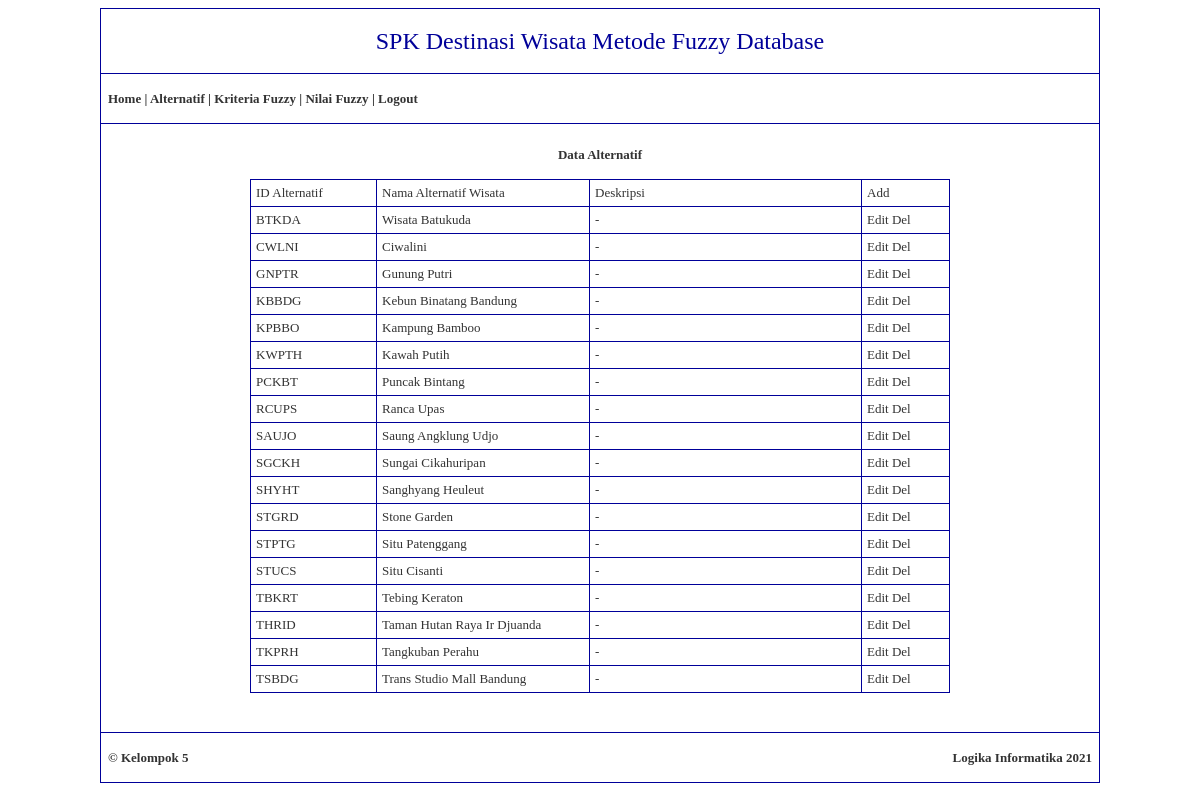
The page /alternatif.php (signed in) on the database its author committed.
### tables this page shows
CREATE TABLE IF NOT EXISTS `alternatif` (
  `id_alternatif` varchar(50) NOT NULL,
  `nama_alternatif` varchar(200) DEFAULT NULL,
  `deskripsi` text
);

### alternatif.php (the view, shortened to what this page needs)
<?php
	include("koneksi.php");
?>
<!DOCTYPE html PUBLIC "-//W3C//DTD XHTML 1.0 Transitional//EN" "http://www.w3.org/TR/xhtml1/DTD/xhtml1-transitional.dtd">
<html xmlns="http://www.w3.org/1999/xhtml">
<head>
</head>
<body>
<table width="1000" border="0" align="center" cellpadding="7" cellspacing="1" bgcolor="#000099">
  <tr>
    <td height="50" bgcolor="#FFFFFF" align="center"><span class="style1">SPK Destinasi Wisata Metode Fuzzy Database</span></td>
  </tr>
  <tr>
    <td height="35" bgcolor="#FFFFFF"><span class="style2"><a href="admin.php">Home</a> | <a href="alternatif.php">Alternatif</a> | <a href="kriteria-fuzzy.php">Kriteria Fuzzy</a> | <a href="nilai-fuzzy.php">Nilai Fuzzy</a> | <a href="logout.php">Logout</a></span></td>
  </tr>
  <tr>
    <td align="center" valign="top" bgcolor="#FFFFFF"><br />
      <strong>Data Alternatif</strong><br />
      <br />
      <table width="700" border="0" cellpadding="5" cellspacing="1" bgcolor="#000099">
        <tr>
          <td width="115" bgcolor="#FFFFFF">ID Alternatif</td>
          <td width="202" bgcolor="#FFFFFF">Nama Alternatif Wisata</td>
          <td width="261" bgcolor="#FFFFFF">Deskripsi</td>
          <td width="77" bgcolor="#FFFFFF"><a href="add-alternatif.php">Add</a></td>
        </tr>
        <?php
			$queryalternatif = mysqli_query($db, "SELECT * FROM alternatif ORDER BY id_alternatif");
			while ($dataalternatif = mysqli_fetch_array($queryalternatif))
			{
		?>
        <tr>
          <td bgcolor="#FFFFFF"><?php echo $dataalternatif['id_alternatif']; ?></td>
          <td bgcolor="#FFFFFF"><?php echo $dataalternatif['nama_alternatif']; ?></td>
          <td bgcolor="#FFFFFF"><?php echo $dataalternatif['deskripsi']; ?></td>
          <td bgcolor="#FFFFFF"><a href="edit-alternatif.php?id_alternatif=<?php echo $dataalternatif['id_alternatif']; ?>">Edit</a> <a href="del-alternatif.php?id_alternatif=<?php echo $dataalternatif['id_alternatif']; ?>">Del</a></td>
        </tr>
        <?php
			}
		?>
      </table>
      <br />
    <br /></td>
  </tr>
  <tr>
    <td bgcolor="#FFFFFF"><table width="100%" border="0" cellspacing="0" cellpadding="0">
      <tr>
      <td width="47%" height="35" align="left"><strong>&copy; Kelompok 5</strong></td>
        <td width="53%" height="35" align="right"><strong> Logika Informatika 2021</td>
      </tr>
    </table></td>
  </tr>
</table>
</body>
</html>

### alternatif.php (style rules this page uses)
.style1 { color: #000099; font-size: 24px; }
a:link { text-decoration: none; color: #333333; }
.style2 { font-weight: bold }

### rows shown on the page
alternatif: id_alternatif "BTKDA", nama_alternatif "Wisata Batukuda", deskripsi "-"
alternatif: id_alternatif "CWLNI", nama_alternatif "Ciwalini", deskripsi "-"
alternatif: id_alternatif "GNPTR", nama_alternatif "Gunung Putri", deskripsi "-"
alternatif: id_alternatif "KBBDG", nama_alternatif "Kebun Binatang Bandung", deskripsi "-"
alternatif: id_alternatif "KPBBO", nama_alternatif "Kampung Bamboo", deskripsi "-"
alternatif: id_alternatif "KWPTH", nama_alternatif "Kawah Putih", deskripsi "-"
alternatif: id_alternatif "PCKBT", nama_alternatif "Puncak Bintang", deskripsi "-"
alternatif: id_alternatif "RCUPS", nama_alternatif "Ranca Upas", deskripsi "-"
alternatif: id_alternatif "SAUJO", nama_alternatif "Saung Angklung Udjo", deskripsi "-"
alternatif: id_alternatif "SGCKH", nama_alternatif "Sungai Cikahuripan", deskripsi "-"
alternatif: id_alternatif "SHYHT", nama_alternatif "Sanghyang Heuleut", deskripsi "-"
alternatif: id_alternatif "STGRD", nama_alternatif "Stone Garden", deskripsi "-"
alternatif: id_alternatif "STPTG", nama_alternatif "Situ Patenggang", deskripsi "-"
alternatif: id_alternatif "STUCS", nama_alternatif "Situ Cisanti", deskripsi "-"
alternatif: id_alternatif "TBKRT", nama_alternatif "Tebing Keraton", deskripsi "-"
alternatif: id_alternatif "THRID", nama_alternatif "Taman Hutan Raya Ir Djuanda", deskripsi "-"
alternatif: id_alternatif "TKPRH", nama_alternatif "Tangkuban Perahu", deskripsi "-"
alternatif: id_alternatif "TSBDG", nama_alternatif "Trans Studio Mall Bandung", deskripsi "-"
